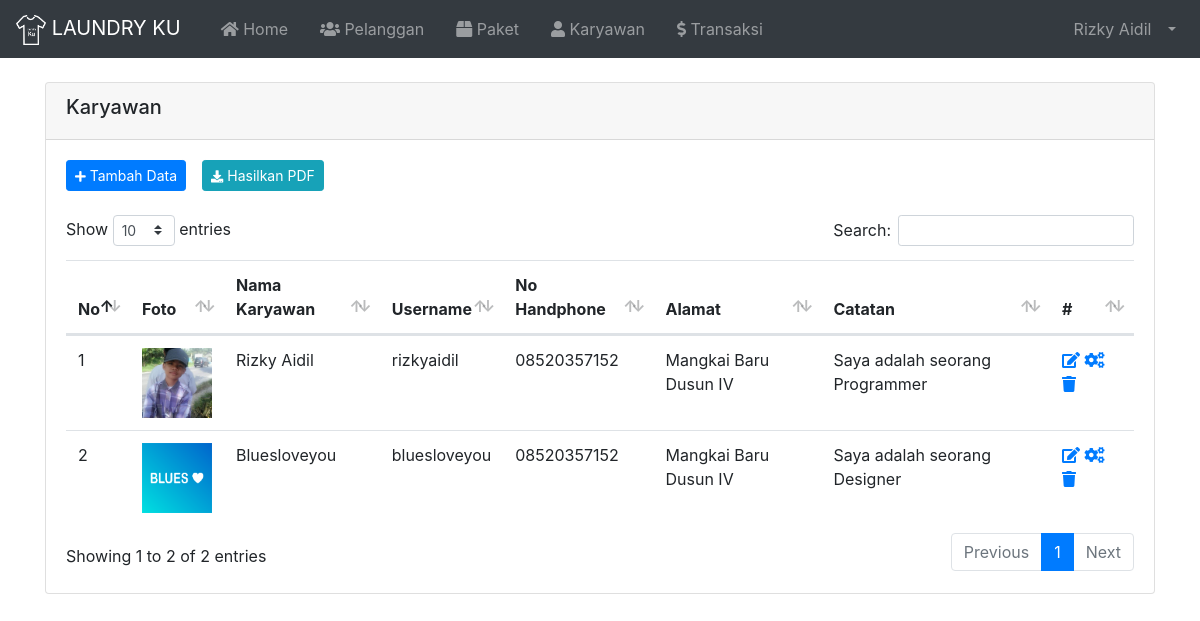
The app's page /index.php?page=Karyawan (signed in) with its own data.
### tables this page shows
CREATE TABLE `tbl_karyawan` (
  `id` int(11) NOT NULL,
  `nama` varchar(100) NOT NULL,
  `username` varchar(30) NOT NULL,
  `password` varchar(255) NOT NULL,
  `email` varchar(255) NOT NULL,
  `no_hp` varchar(20) NOT NULL,
  `alamat` varchar(100) NOT NULL,
  `catatan` varchar(255) NOT NULL,
  `image` varchar(255) NOT NULL,
  `role` varchar(20) NOT NULL
);

### index.php (called while the page is built, shortened)
<?php
  require 'load/config.php';
  require 'load/function.php';
?>
<?php require_once 'header.php'; ?>
<?php require 'content.php'; ?>
<?php require_once 'footer.php'; ?>

### load/function.php (called while the page is built, shortened)
<?php
  require 'config.php';
  function viewDatas( $query ) {
    global $koneksi;
    $result = mysqli_query($koneksi, $query);
    $rows = [];
      while ($row = mysqli_fetch_assoc($result)) {
        $rows[] = $row;
      }
    return $rows;
  }
?>

### page/karyawan/karyawan.php (the view, shortened to what this page needs)
<div class="container">
  <div class="card mt-4">
    <div class="card-header">
      <h5>Karyawan</h5>
    </div>
    <div class="card-body">
      <div class="d-flex justify-content-start mb-4">
        <a href="?page=TambahKaryawan" type="button" class="btn btn-sm btn-primary mr-3"><i class="fas fa-plus fa-sm text-white"></i> Tambah Data</a>
        <a href="page/karyawan/laporankaryawan.php" target="_blank" type="button" class="btn btn-sm btn-info mr-3"><i class="fas fa-download fa-sm text-white"></i> Hasilkan PDF</a>
      </div>
      <table id="dataTables" class="table table-hover">
        <thead>
          <tr>
            <th>No</th>
            <th>Foto</th>
            <th>Nama Karyawan</th>
            <th>Username</th>
            <th>No Handphone</th>
            <th>Alamat</th>
            <th>Catatan</th>
            <th>#</th>
          </tr>
        </thead>
        <tbody>
          <?php $no = 1; ?>
          <?php $karyawan = viewDatas("SELECT * FROM `tbl_karyawan` WHERE tbl_karyawan.role = 'Karyawan'"); ?>
          <?php foreach($karyawan as $data) : ?>
          <tr>
            <td><?= $no++;?></td>
            <td><img class="img" width="70px" height="70px" src="upload/karyawan/<?= $data['image']; ?>"
                alt="<?= $data['nama']; ?>">
            <td><?= $data['nama']; ?></td>
            <td><?= $data['username']; ?></td>
            <td><?= $data['no_hp']; ?></td>
            <td><?= $data['alamat']; ?></td>
            <td><?= $data['catatan']; ?></td>
            <td>
              <a href="?page=EditKaryawan&id=<?php echo $data['id']; ?>">
                <span class="fas fa-edit"></span>
              </a>
              <a href="?page=PengaturanKaryawan&id=<?php echo $data['id']; ?>">
                <span class="fas fa-cogs"></span>
              </a>
              <a href="?page=HapusKaryawan&id=<?php echo $data['id']; ?>"
                onclick="return confirm('Yakin ingin hapus <?= $data['nama']; ?>');">
                <span class="fas fa-trash"></span>
            </td>
          </tr>
          <?php endforeach; ?>
        </tbody>
      </table>
    </div>
  </div>
</div>

### header.php (shortened to what this page needs)
<?php
  $id = $_SESSION['id'];
  $result = mysqli_query($koneksi, "SELECT * FROM tbl_karyawan WHERE id = '$id'");
  $user = mysqli_fetch_assoc($result);
?>
<!DOCTYPE html>
<html lang="en">
<head>
	<link rel="stylesheet" href="asset/vendor/bootstrap-4.5.3/css/bootstrap.min.css">
	<link rel="stylesheet" href="asset/vendor/fontawesome/css/all.min.css">
	<link rel="stylesheet" href="asset/vendor/datatables-b4/datatables.min.css">
</head>
<body>
	<nav class="navbar navbar-expand-lg navbar-dark bg-dark">
		<a class="navbar-brand" href="index.php">
			<img src="asset/img/logo.png" width="30" height="30" alt="">
			LAUNDRY KU
		</a>
		<div class="collapse navbar-collapse" id="navbarSupportedContent">
			<ul class="navbar-nav mr-auto">
				<li class="nav-item ml-3">
					<a class="nav-link" href="index.php"><i class="fas fa-home"></i> Home<span class="sr-only">(current)</span></a>
				</li>
				<li class="nav-item ml-3">
					<a class="nav-link" href="?page=Pelanggan"><i class="fas fa-users"></i> Pelanggan</a>
				</li>
				<li class="nav-item ml-3">
					<a class="nav-link" href="?page=Paket"><i class="fas fa-box"></i> Paket</a>
				</li>
				<?php if ($user['role'] == 'Admin') : ?>
				<li class="nav-item ml-3">
					<a class="nav-link" href="?page=Karyawan"><i class="fas fa-user"></i> Karyawan</a>
				</li>
				<?php endif; ?>
				<li class="nav-item ml-3">
					<a class="nav-link " href="?page=Transaksi"><i class="fas fa-dollar-sign"></i> Transaksi</a>
				</li>
			</ul>
			<ul class="navbar-nav ml-auto">
				<li class="nav-item dropdown">
					<a class="nav-link dropdown-toggle" href="#" id="userDropdown" role="button" data-toggle="dropdown"
						aria-haspopup="true" aria-expanded="false">
						<span class="mr-2 d-none d-lg-inline"><?= $user['nama']; ?></span>
					</a>
				</li>
			</ul>
		</div>
	</nav>

### content.php (shortened to what this page needs)
<?php
  switch (@$_GET['page']) {
		case 'Karyawan':
			include 'page/karyawan/karyawan.php';
			break;
  }
?>

### footer.php (shortened to what this page needs)
</body>
</html>

### records on screen
tbl_karyawan: nama "Rizky Aidil"
tbl_karyawan: image (picture), nama "Rizky Aidil", username "rizkyaidil", no_hp "08520357152", alamat "Mangkai Baru Dusun IV", catatan "Saya adalah seorang Programmer"
tbl_karyawan: image (picture), nama "Bluesloveyou", username "bluesloveyou", no_hp "08520357152", alamat "Mangkai Baru Dusun IV", catatan "Saya adalah seorang Designer"
